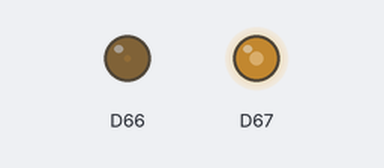
Simulated run of this sketch. Board: Arduino Due. Shown: output pins drawn as LEDs (lit = HIGH).

Above: at 0.15 s.
Timing chart, 0 to 2.3 s (numbered marks = the images above):
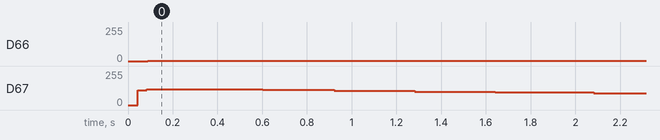

Measured:
- by itself, D66: 0/255 → 1/255 at 0.09 s
- by itself, D67: 0/255 → 119/255 at 0.04 s, → 113/255 0.56 s later, → 107/255 0.32 s later, → 101/255 0.36 s later, … (6 changes in this stretch)

The sketch:

DacTest.ino
```cpp
void setup()
{
  analogWriteResolution(12);
}

double zeit = 0;
double inc = 3.1415926 / 100.0;


void loop()
{
  double x = sin(zeit*3)*2000;
  double y = cos(zeit*4.003)*2000;
  analogWrite(DAC0, x + 2000);
  analogWrite(DAC1, y + 2000);
  zeit = zeit + inc;
  //delayMicroseconds(1000);
}


/*
void loop()
{
  double r = cos(3.00*zeit)*sin(4*zeit);

  double x = cos(zeit) * r *2000;
  double y = sin(zeit)* r *2000;
  analogWrite(DAC0, x + 2000);
  analogWrite(DAC1, y + 2000);
  zeit = zeit + inc;
  //delayMicroseconds(1000);
}
*/
```
